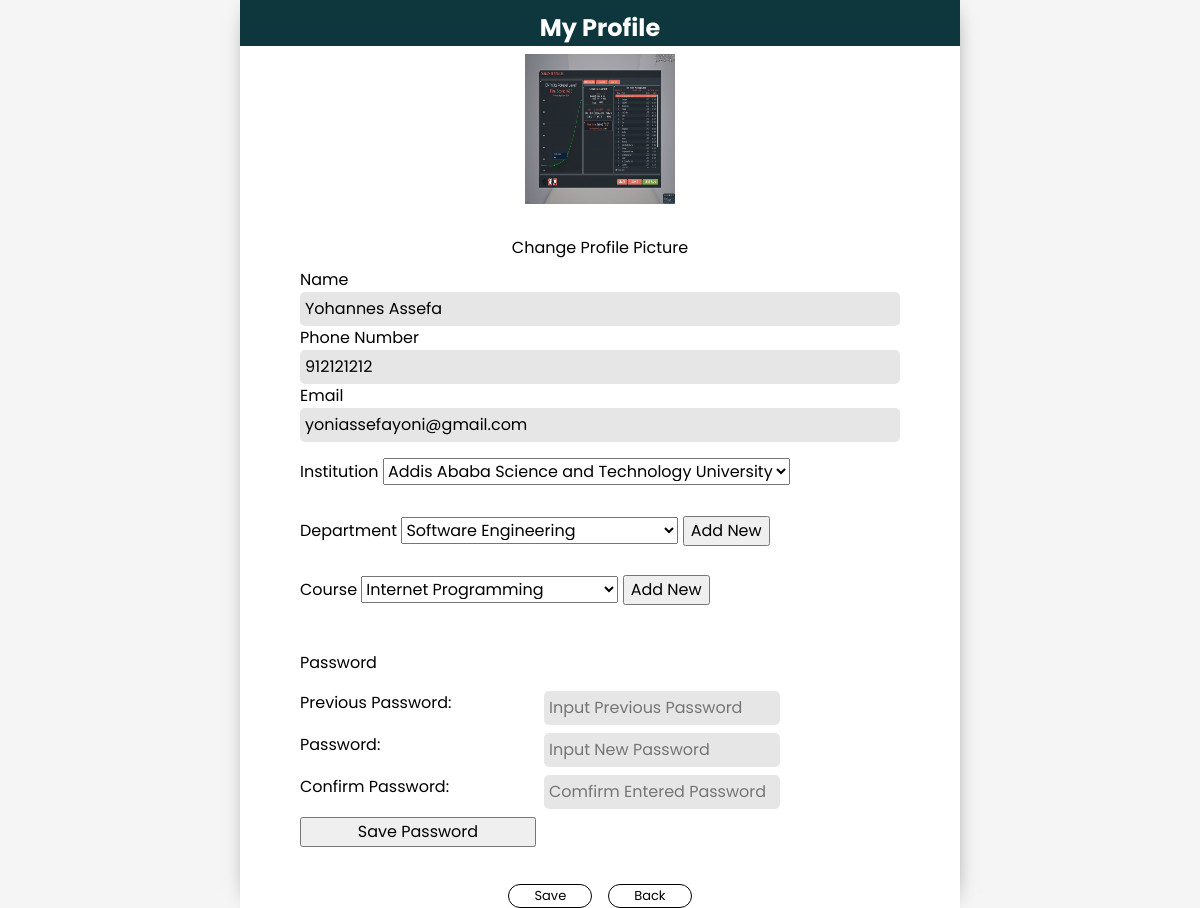
Screenshot of /public/my_profile.php (signed in) with the database file from the repository.
### tables this page shows
CREATE TABLE `examiner` (
  `ID` int(11) NOT NULL,
  `FullName` varchar(60) NOT NULL,
  `Email` varchar(60) NOT NULL,
  `Password` varchar(60) NOT NULL,
  `Sex` varchar(1) NOT NULL,
  `DeptID` int(11) DEFAULT NULL,
  `InstID` int(11) DEFAULT NULL,
  `PhoneNo` bigint(20) NOT NULL,
  `ImageURL` varchar(60) DEFAULT NULL,
  `verified` int(11) NOT NULL DEFAULT 0
);

### public/my_profile.php (the view, shortened to what this page needs)
<?php
        $conn= mysqli_connect("localhost","root",'',"teyake");
        $user_id = $_SESSION['id'];
        $sql_email = "SELECT * FROM examiner WHERE id =$user_id";
        $result = mysqli_query($conn, $sql_email);
        $row = mysqli_fetch_assoc($result);
        $user_email = $row['Email'];
        $user_email_dir = str_replace(".", "_", $user_email);
$user_id = $_SESSION['id'];
$sql_email = "SELECT * FROM examiner WHERE id =$user_id";
$result = mysqli_query($conn, $sql_email);
$row = mysqli_fetch_assoc($result);
$image_url = $row['ImageURL'];
?>
<!DOCTYPE html>
<html lang="en">
<head>
    <link rel="stylesheet" href="css/style-reset.css">
    <link rel="stylesheet" href="css/my-profile.css" />
</head>
<body>
    <div class="container">
        <div class="box">
            <h2 id="head">My Profile</h2>
            <form action="" method="POST" enctype="multipart/form-data" autocomplete="off">
                <div class="paded">
                    <div class="profile-pic">
                        <label for="confirm" class="profile-pic-label" style="cursor: pointer;">
                            <?php if($image_url == NULL): ?>
                            <img src="../public/media/images/user.png" alt="User Icon" onclick="triggerClick()"
                                width="150px" height="150px" id="profileDisplay">
                            <?php elseif($image_url !=NULL): ?>
                            <img src=<?php echo"../public/uploads/".$user_email_dir.'/'.$image_url ?> alt="User Icon"
                                onclick="triggerClick()" width="150px" height="150px" id="profileDisplay">
                            <?php endif; ?>
                            <br>
                            Change Profile Picture<br>
                        </label>
                    </div>
                    <label for="name">Name </label>
                    <input type="text" name="name" id="name" class="text" value="<?php echo $row["FullName"] ?>" />
                    <label for="phone">Phone Number </label>
                    <input type="tel" name="name" id="phone" class="text" value="<?php echo $row["PhoneNo"] ?>" />
                    <label for="email">Email </label>
                    <input type="email" name="email" id="email" class="text" placeholder="Email" min="6" max="32"
                        value="<?php echo $row["Email"] ?>" />
                    <div for="institution">Institution
                        <select name="institution" id="institution">
                            <?php
                            $retrieve_institution_query = "SELECT Name, ID FROM institution";
                            $retrieve_institution_result = mysqli_query($conn, $retrieve_institution_query);
                                while($row = mysqli_fetch_assoc($retrieve_institution_result)){
                                    echo "<option value=\"".$row["ID"]."\">".$row["Name"]."</option>";
                                }
                                ?>
                        </select>
                    </div>
                    <div for="department">Department
                        <select name="department" id="department">
                            <?php
                            $retrieve_department_query = "SELECT Name, ID FROM department";
                            $retrieve_department_result = mysqli_query($conn, $retrieve_department_query);
                                while($row = mysqli_fetch_assoc($retrieve_department_result)){
                                    echo "<option value=\"".$row["ID"]."\">".$row["Name"]."</option>";
                                }
                                ?>
                        </select>
                        <button type="button" id="add-new-dep">Add New</button>
                    </div>
                    <div for="course">Course
                        <select name="course" id="course">
                            <?php
                            $retrieve_course_query = "SELECT Name, ID FROM course";
                            $retrieve_course_result = mysqli_query($conn, $retrieve_course_query);
                                while($row = mysqli_fetch_assoc($retrieve_course_result)){
                                    echo "<option value=\"".$row["ID"]."\">".$row["Name"]."</option>";
                                }
                                ?>
                        </select>
                        <button type="button" id="add-new-course">Add New</button>
                    </div>
                    <div class="password-container">
                        <label for="password">Password</label>
                        <div class="password-changer">
                            <label for="password">Previous Password:</label>
                            <input type="password" class="text" name="pass" id="prev-password-input"
                                placeholder="Input Previous Password" autocomplete="off" />
                            <label for="password">Password:</label>
                            <input type="password" class="text" name="pass" id="password-input"
                                placeholder="Input New Password" />
                            <label for="comfirm">Confirm Password:</label>
                            <input type="password" class="text" name="comfirm" id="comfirm-password"
                                placeholder="Comfirm Entered Password" />
                            <button type="button" id="save-pass">Save Password</button>
                            <p id="PasserrorMsg"></p>
                        </div>
                    </div>
                    <div class="btns-container">
                        <button type="submit" name="upload" id="save-edit-btn" class="btn">Save</button>
                        <button type="button" id="back-btn" class="btn">Back</button>
                    </div>
                </div>
            </form>
        </div>
    </div>
</body>
</html>

### public/css/my-profile.css (style rules this page uses)
.container { min-height: 100vh; display: flex; justify-content: center; background-color: #f5f5f5; }
.box { width: 60%; background-color: white; box-shadow: 1px 1px 25px -15px; }
.paded { padding: 0 60px; display: flex; flex-direction: column; }
#head { color: white; text-align: center; background-color: #0d363d; padding-top: 10px; }
.btn { color: black; font-weight: normal; font-size: small; padding: 1px 25px; border-radius: 15px; margin-top: 5px; border: 1px solid black; background-color: white; outline: none; }
.text { border-radius: 5px; padding: 5px; width: 100%; background-color: #e6e6e6; border: none; }
.password-container { padding: 2rem 0; display: flex; flex-direction: column; }
.password-container input { max-width: 15rem; }
#institution, #department, #course { margin-block: 1rem; min-width: 30%; }
#save-edit-btn, #back-btn { align-self: center; }
.password-changer { display: grid; grid-template-columns: repeat(2, minmax(0, 1fr)); padding-top: 1rem; gap: 0.5rem; max-width: 30rem; }
.password-changer p { color: red; }
.profile-pic { padding: 0.5rem; display: flex; flex-direction: column; align-items: center; }
.profile-pic-label { display: flex; flex-direction: column; align-items: center; gap: 0.5rem; }
.btns-container { display: flex; gap: 1rem; justify-content: center; }
label { min-width: 100%; }

### rows the page displays
examiner: Email+ImageURL (picture), name "Yohannes Assefa", name "912121212", email "yoniassefayoni@gmail.com"

### other values shown
form field institution "Addis Ababa Science and Technology University"
form field department "Software Engineering"
form field course "Internet Programming"
